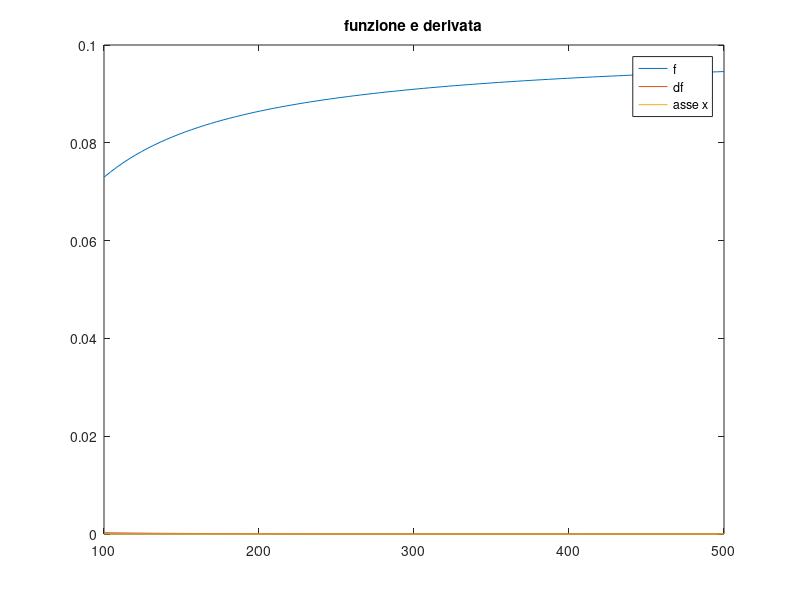

The MATLAB source for this figure: (Note: this script raises an error after producing the figure.)
% ESERCIZIO 4
%% parametri globali
close all
clear
c=0.1;
f = @(x) exp(1 - 1./x) - exp(1) + c;
df = @(x) exp(1 - 1./x)./(x.^2);
ddf = @(x) exp(1 - 1./x).*(1 - 2.*x)./(x.^2);
cN= @(x) abs(ddf(x)./(2*df(x)));
xstar=1/(1-log(exp(1)-c)); % soluzione vera
toll=10^-12;
itmax=100;
x0=200;
method='s';
%% punto 1
a=100; b=500; xplot=linspace(a,b);
yplot=f(xplot);
dyplot=df(xplot);

F1=figure(1);
plot(xplot,yplot)
hold on
plot(xplot,dyplot)
plot(xplot,0*xplot)
legend('f','df','asse x')
title('funzione e derivata')
hold off

%% punto 2
[zeroB,resB,wresB,iteratesB,flagB]=Bisezione(f,a,b,toll,method);
[zeroN,resN,iteratesN,flagN]=Newton(f,df,x0,toll,itmax,method);

%% punto 3 
abs_res_vec_B=abs(f(iteratesB(1,:)));
abs_res_vec_N=abs(f(iteratesN));

err_B=abs(iteratesB(1,:)-xstar);
err_N=abs(iteratesN-xstar);

sB=abs(iteratesB(1,2:end)-iteratesB(1,1:end-1));
sN=abs(iteratesN(2:end)-iteratesN(1:end-1));

figure(2)
semilogy(abs_res_vec_B,'b--');
hold on
semilogy(sB,'b:');
semilogy(err_B,'b');
semilogy(abs_res_vec_N,'g--');
semilogy(sN,'g:');
semilogy(err_N,'g');
title('Raffronto dei risultati')
legend('abs residuo bisezione', 'scarto bisezione','errore bisezione',...
    'abs residuo newton', 'scarto newton','errore newton')
hold off

%% punto 5
figure(3)
semilogy(err_B(2:end)./sB,'b');
hold on
semilogy(err_N(2:end)./(sN.^2),'g');
semilogy(1/cN(xstar)+0.*err_N(2:end)./(sN.^2),'r:');
title('rapporto errore scarto');
legend('bisezione p=1','newton p=2','limite teorico')
hold off





